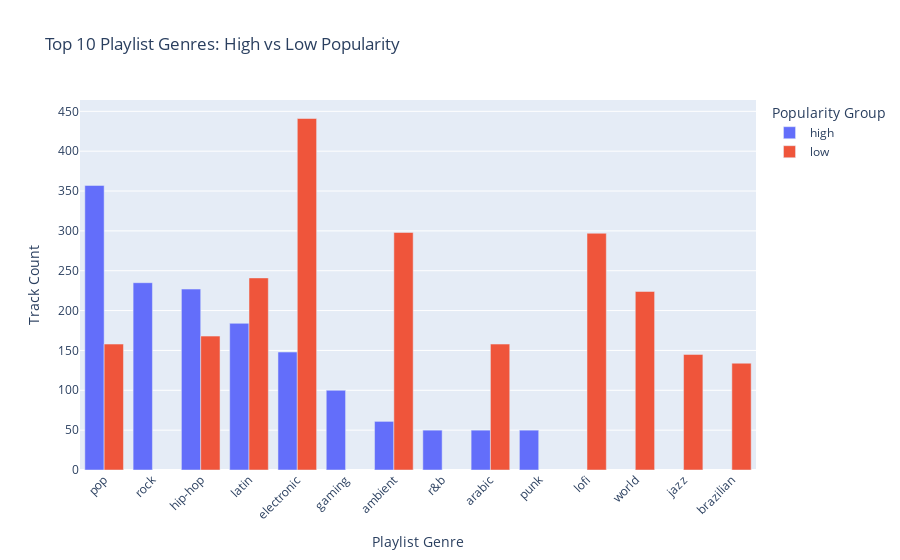

Notebook source saved alongside this figure:
### Markdown cell above
## 3. Playlist Genre Comparison
Which playlist genres dominate high vs low popularity?

### Code cell
import pandas as pd
import plotly.express as px

def top_genres(df_grp: pd.DataFrame, n: int = 10) -> pd.DataFrame:
    vc = df_grp["playlist_genre"].value_counts().nlargest(n)
    return pd.DataFrame({
        "playlist_genre": vc.index,
        "count": vc.values
    })

high_top = top_genres(df_high, 10)
high_top["group"] = "high"

low_top  = top_genres(df_low,  10)
low_top["group"]  = "low"

df_genres = pd.concat([high_top, low_top], ignore_index=True)

fig_genres = px.bar(
    df_genres,
    x="playlist_genre",
    y="count",
    color="group",
    barmode="group",
    title="Top 10 Playlist Genres: High vs Low Popularity",
    labels={
        "playlist_genre": "Playlist Genre",
        "count": "Track Count",
        "group": "Popularity Group"
    }
)
fig_genres.update_layout(xaxis_tickangle=-45, bargap=0.2)
fig_genres.show()

### Figure 1 — Plotly figure (JSON) as saved in the notebook; plotly's stock layout.template omitted (floating-point values rounded to 4 significant figures)
{"data": [{"alignmentgroup": "True", "hovertemplate": "Popularity Group=high<br>Playlist Genre=%{x}<br>Track Count=%{y}<extra></extra>", "legendgroup": "high", "marker": {"color": "#636efa", "pattern": {"shape": ""}}, "name": "high", "offsetgroup": "high", "orientation": "v", "showlegend": true, "textposition": "auto", "type": "bar", "x": ["pop", "rock", "hip-hop", "latin", "electronic", "gaming", "ambient", "r&b", "arabic", "punk"], "xaxis": "x", "y": [357, 235, 227, 184, 148, 100, 61, 50, 50, 50], "yaxis": "y"}, {"alignmentgroup": "True", "hovertemplate": "Popularity Group=low<br>Playlist Genre=%{x}<br>Track Count=%{y}<extra></extra>", "legendgroup": "low", "marker": {"color": "#EF553B", "pattern": {"shape": ""}}, "name": "low", "offsetgroup": "low", "orientation": "v", "showlegend": true, "textposition": "auto", "type": "bar", "x": ["electronic", "ambient", "lofi", "latin", "world", "hip-hop", "arabic", "pop", "jazz", "brazilian"], "xaxis": "x", "y": [441, 298, 297, 241, 224, 168, 158, 158, 145, 134], "yaxis": "y"}], "layout": {"bargap": 0.2, "barmode": "group", "legend": {"title": {"text": "Popularity Group"}, "tracegroupgap": 0}, "title": {"text": "Top 10 Playlist Genres: High vs Low Popularity"}, "xaxis": {"anchor": "y", "domain": [0, 1], "tickangle": -45, "title": {"text": "Playlist Genre"}}, "yaxis": {"anchor": "x", "domain": [0, 1], "title": {"text": "Track Count"}}}}
